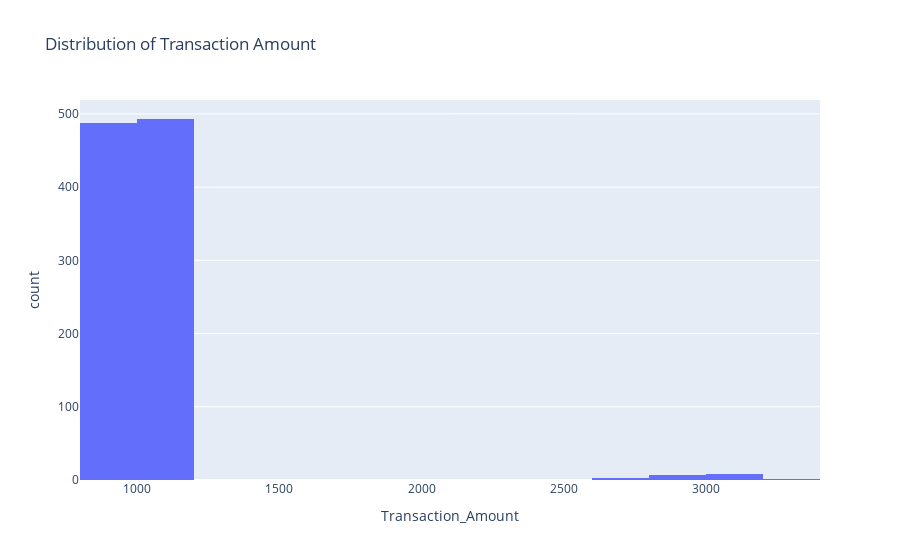

Notebook code for this chart:
### Code cell
fig = px.histogram(data, x='Transaction_Amount',nbins=20,title='Distribution of Transaction Amount')
fig.show()

### Figure 1 — Plotly figure (JSON) as saved in the notebook; plotly's stock layout.template omitted (floating-point values rounded to 4 significant figures; data arrays with more than 128 entries replaced by an {"elided": "..."} marker saying what was removed)
{"data": [{"alignmentgroup": "True", "bingroup": "x", "hovertemplate": "Transaction_Amount=%{x}<br>count=%{y}<extra></extra>", "legendgroup": "", "marker": {"color": "#636efa", "pattern": {"shape": ""}}, "name": "", "nbinsx": 20, "offsetgroup": "", "orientation": "v", "showlegend": false, "type": "histogram", "x": {"elided": "1000 float values"}, "xaxis": "x", "yaxis": "y"}], "layout": {"barmode": "relative", "legend": {"tracegroupgap": 0}, "title": {"text": "Distribution of Transaction Amount"}, "xaxis": {"anchor": "y", "domain": [0, 1], "title": {"text": "Transaction_Amount"}}, "yaxis": {"anchor": "x", "domain": [0, 1], "title": {"text": "count"}}}}
